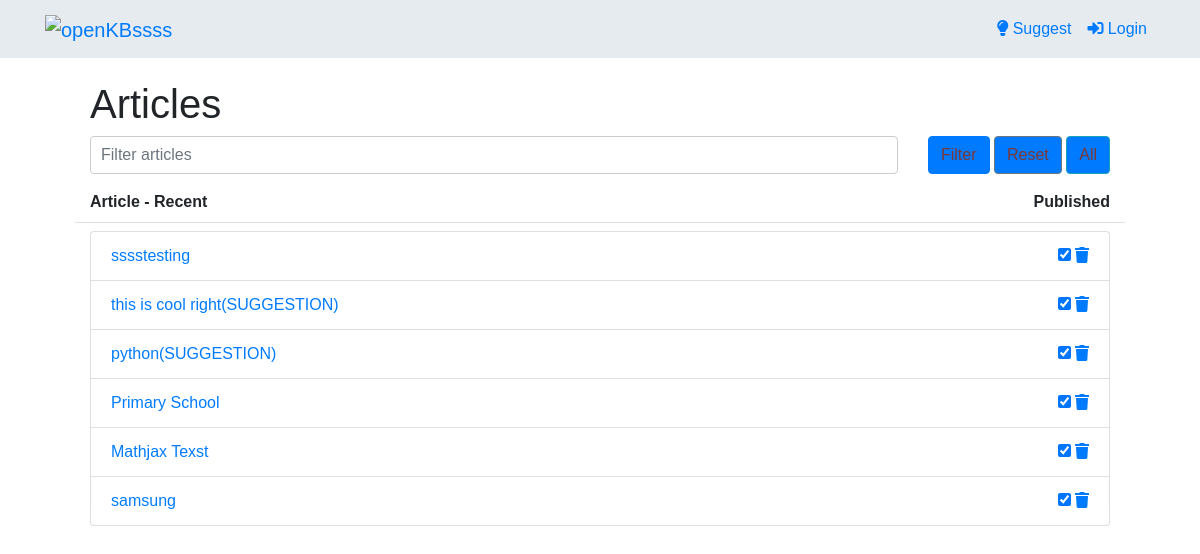
The app's page /articles/ with its own data.
### kb/models.py (models this page shows, shortened)
class Article(models.Model):
    title = models.CharField(max_length=255)
    content = MDTextField()
    created = models.DateTimeField(auto_now_add=True)
    updated = models.DateTimeField(auto_now=True)
    keywords = models.CharField(max_length=255)
    published = models.BooleanField(default=False)
    view_count = models.PositiveIntegerField(default=0)  # Added field for tracking views
    votes = models.IntegerField(default=0)
    permalink = models.SlugField(max_length=255, default='', null=True)
    seo_title = models.CharField(max_length=255, default='')
    seo_description = models.TextField(default='')
    author = models.ForeignKey('CustomUser', on_delete=models.CASCADE, null=True)
    featured = models.BooleanField(default=False)

### kb/views.py (the view)
# urls.py: path('articles/', ArticleListView.as_view(), name='article_list'),
class ArticleListView(ListView):
    model = Article
    template_name = 'articles/article_list.html'
    context_object_name = 'articles'
    def get_queryset(self):
        queryset = super().get_queryset()
        filter_value = self.request.GET.get('filter', '')
        queryset = queryset.order_by('-updated')  # Replace 'updated' with 'created' if that's your field
        if filter_value:
            queryset = queryset.filter(title__icontains=filter_value)
        return queryset

### kb/context_processors.py (called while the page is built)
def website_settings(request):
    website_settings = WebsiteSettings.objects.first()
    style_settings = StyleSettings.objects.first()
    return {
        'websettings': website_settings,
        'style_settings': style_settings,
    }

### templates/articles/article_list.html (shortened to what this page needs)
{% extends 'base.html' %}
{% block content %}
{% include "nav.html" %}
<div class="container mt-5">
    <h1>Articles</h1>
    <div class="row mb-3">
        <div class="col">
            <input type="text" id="filter_articles" class="form-control" placeholder="Filter articles">
        </div>
        <div class="col-auto">
            <button class="btn btn-primary" onclick="filterArticles()">Filter</button>
            <button class="btn btn-secondary" onclick="resetFilter()">Reset</button>
            <button class="btn btn-info">All</button>
        </div>
    </div>
    <div class="row font-weight-bold border-bottom pb-2 mb-2">
        <div class="col-md-10">
            Article - Recent
        </div>
        <div class="col-md-2 text-right">
            Published
        </div>
    </div>
    <div class="list-group">
        {% for article in articles %}
        <div class="list-group-item d-flex justify-content-between align-items-center">
            <div>
                <a href="{% url 'edit_article' article.id %}">
                {{ article.title }} {% if article.is_suggestion %}(SUGGESTION){% endif %}
                </a>
            </div>
            <div>
                <input type="checkbox" {% if article.published %}checked{% endif %} onclick="togglePublished({{ article.id }})">
                <a href="{% url 'delete_article' article.id %}" onclick="return confirm('Are you sure?');"><i class="fas fa-trash"></i></a>
            </div>
        </div>
        {% empty %}
        <div class="list-group-item">No articles found.</div>
        {% endfor %}
    </div>
</div>
{% endblock %}

### static/assets/css/styles.css (style rules this page uses)
html, body { height: 100%; margin: 0; }
.container { flex: 1 0 auto; }
input[type="text"], textarea { width: 100%; padding: 10px; border: 1px solid #ccc; border-radius: 4px; }

### records on screen
Article: title "sssstesting", published "☑"
Article: title "this is cool right(SUGGESTION)", published "☑"
Article: title "python(SUGGESTION)", published "☑"
Article: title "Primary School", published "☑"
Article: title "Mathjax Texst", published "☑"
Article: title "samsung", published "☑"
